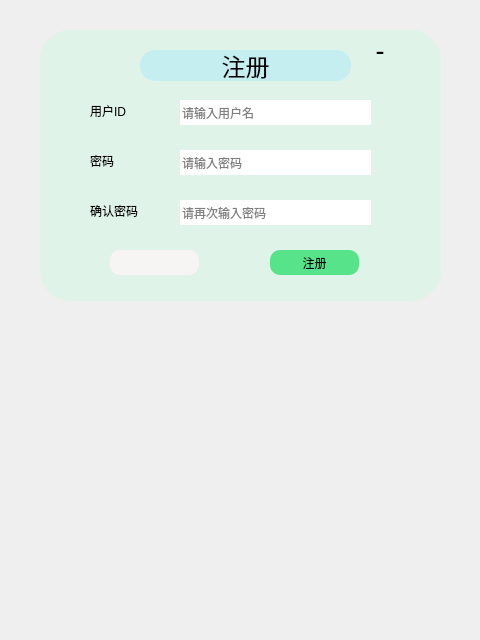
<?xml version="1.0" encoding="UTF-8"?>
<ui version="4.0">
 <class>RegisterDialog</class>
 <widget class="QDialog" name="RegisterDialog">
  <property name="geometry">
   <rect>
    <x>0</x>
    <y>0</y>
    <width>480</width>
    <height>640</height>
   </rect>
  </property>
  <property name="windowTitle">
   <string>Dialog</string>
  </property>
  <widget class="QWidget" name="widget" native="true">
   <property name="geometry">
    <rect>
     <x>40</x>
     <y>30</y>
     <width>401</width>
     <height>271</height>
    </rect>
   </property>
   <property name="styleSheet">
    <string notr="true">border-radius: 30px;
background-color: rgb(223, 243, 232);</string>
   </property>
   <widget class="QLabel" name="label">
    <property name="geometry">
     <rect>
      <x>100</x>
      <y>20</y>
      <width>211</width>
      <height>31</height>
     </rect>
    </property>
    <property name="font">
     <font>
      <pointsize>18</pointsize>
     </font>
    </property>
    <property name="styleSheet">
     <string notr="true">border-radius:15px;
background-color: rgb(197, 238, 241);</string>
    </property>
    <property name="text">
     <string>注册</string>
    </property>
    <property name="alignment">
     <set>Qt::AlignCenter</set>
    </property>
   </widget>
   <widget class="QPushButton" name="confirmBtn">
    <property name="geometry">
     <rect>
      <x>230</x>
      <y>220</y>
      <width>89</width>
      <height>25</height>
     </rect>
    </property>
    <property name="styleSheet">
     <string notr="true">background-color: rgb(87, 227, 137);
border-radius:10px;</string>
    </property>
    <property name="text">
     <string>注册</string>
    </property>
   </widget>
   <widget class="QPushButton" name="regBtn">
    <property name="geometry">
     <rect>
      <x>70</x>
      <y>220</y>
      <width>89</width>
      <height>25</height>
     </rect>
    </property>
    <property name="styleSheet">
     <string notr="true">background-color: rgb(246, 245, 244);
border-radius: 10px;</string>
    </property>
    <property name="text">
     <string/>
    </property>
   </widget>
   <widget class="QLabel" name="label_3">
    <property name="geometry">
     <rect>
      <x>50</x>
      <y>120</y>
      <width>71</width>
      <height>21</height>
     </rect>
    </property>
    <property name="text">
     <string>密码</string>
    </property>
   </widget>
   <widget class="QLabel" name="label_2">
    <property name="geometry">
     <rect>
      <x>50</x>
      <y>70</y>
      <width>71</width>
      <height>21</height>
     </rect>
    </property>
    <property name="text">
     <string>用户ID</string>
    </property>
   </widget>
   <widget class="QLineEdit" name="pwdLineEdit">
    <property name="geometry">
     <rect>
      <x>140</x>
      <y>120</y>
      <width>191</width>
      <height>25</height>
     </rect>
    </property>
    <property name="styleSheet">
     <string notr="true">background-color: rgb(255, 255, 255);</string>
    </property>
    <property name="echoMode">
     <enum>QLineEdit::Password</enum>
    </property>
    <property name="placeholderText">
     <string>请输入密码</string>
    </property>
   </widget>
   <widget class="QLineEdit" name="usrLineEdit">
    <property name="geometry">
     <rect>
      <x>140</x>
      <y>70</y>
      <width>191</width>
      <height>25</height>
     </rect>
    </property>
    <property name="styleSheet">
     <string notr="true">background-color: rgb(255, 255, 255);</string>
    </property>
    <property name="inputMethodHints">
     <set>Qt::ImhNone</set>
    </property>
    <property name="echoMode">
     <enum>QLineEdit::Normal</enum>
    </property>
    <property name="placeholderText">
     <string>请输入用户名</string>
    </property>
   </widget>
   <widget class="QToolButton" name="closeButton">
    <property name="geometry">
     <rect>
      <x>360</x>
      <y>10</y>
      <width>26</width>
      <height>24</height>
     </rect>
    </property>
    <property name="styleSheet">
     <string notr="true">background:transparent;
width: 0;
height: 0;
image: url(:/images/image/no.png);</string>
    </property>
    <property name="text">
     <string/>
    </property>
   </widget>
   <widget class="QToolButton" name="minimizeButton">
    <property name="geometry">
     <rect>
      <x>320</x>
      <y>0</y>
      <width>40</width>
      <height>40</height>
     </rect>
    </property>
    <property name="font">
     <font>
      <pointsize>20</pointsize>
     </font>
    </property>
    <property name="text">
     <string>-</string>
    </property>
   </widget>
   <widget class="QLineEdit" name="confirmPwdLineEdit">
    <property name="geometry">
     <rect>
      <x>140</x>
      <y>170</y>
      <width>191</width>
      <height>25</height>
     </rect>
    </property>
    <property name="styleSheet">
     <string notr="true">background-color: rgb(255, 255, 255);</string>
    </property>
    <property name="text">
     <string/>
    </property>
    <property name="echoMode">
     <enum>QLineEdit::Password</enum>
    </property>
    <property name="placeholderText">
     <string>请再次输入密码</string>
    </property>
   </widget>
   <widget class="QLabel" name="label_4">
    <property name="geometry">
     <rect>
      <x>50</x>
      <y>170</y>
      <width>71</width>
      <height>21</height>
     </rect>
    </property>
    <property name="text">
     <string>确认密码</string>
    </property>
   </widget>
  </widget>
 </widget>
 <tabstops>
  <tabstop>usrLineEdit</tabstop>
  <tabstop>pwdLineEdit</tabstop>
  <tabstop>confirmPwdLineEdit</tabstop>
  <tabstop>confirmBtn</tabstop>
  <tabstop>minimizeButton</tabstop>
  <tabstop>closeButton</tabstop>
  <tabstop>regBtn</tabstop>
 </tabstops>
 <resources/>
 <connections/>
</ui>
